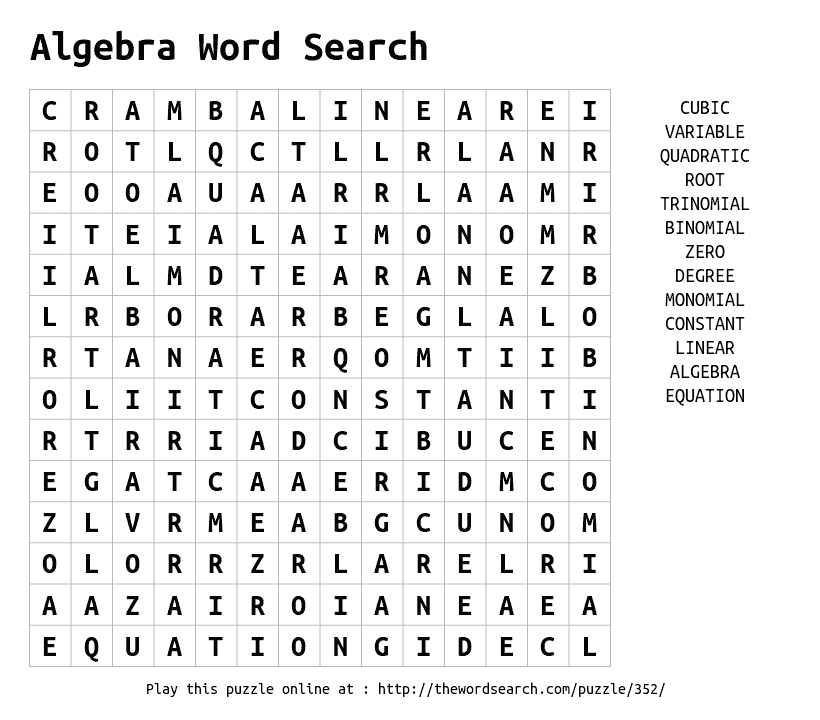
#> input picture src/cs575/hw2/Part_1/p1_search.png, 820 x 720 px, found by its file name
$ python p1_code.py   (older library calls are emulated)
#> lines starting #> are read from the running program, lines starting #| are printed output that depends on the picture; after the words box and inside, x2 and y2 are one past the last pixel; in counts of white or black regions, pixels touching at a corner belong together
import cv2
import numpy as np

# Part 1
# Write a program that uses basic morphological operations to identify and crop the grid in the image shown below.
# The result image should contain only the pixels inside the grid, including the outer border. Edit the web template
# to display your result image and the computer code that was used to generate it for this and all subsequent parts.
# You must solve part1 using Matlab and OpenCV.

path = 'Part_1/p1_search.png'
image = cv2.imread(path)
#> image is the input picture: shape (720, 820, 3); min 4, max 255, mean 237.3
cv2.imshow("Image", image)

gray = cv2.cvtColor(image, cv2.COLOR_BGR2GRAY)

binary = ~cv2.threshold(gray, 240, 255, cv2.THRESH_BINARY)[1]
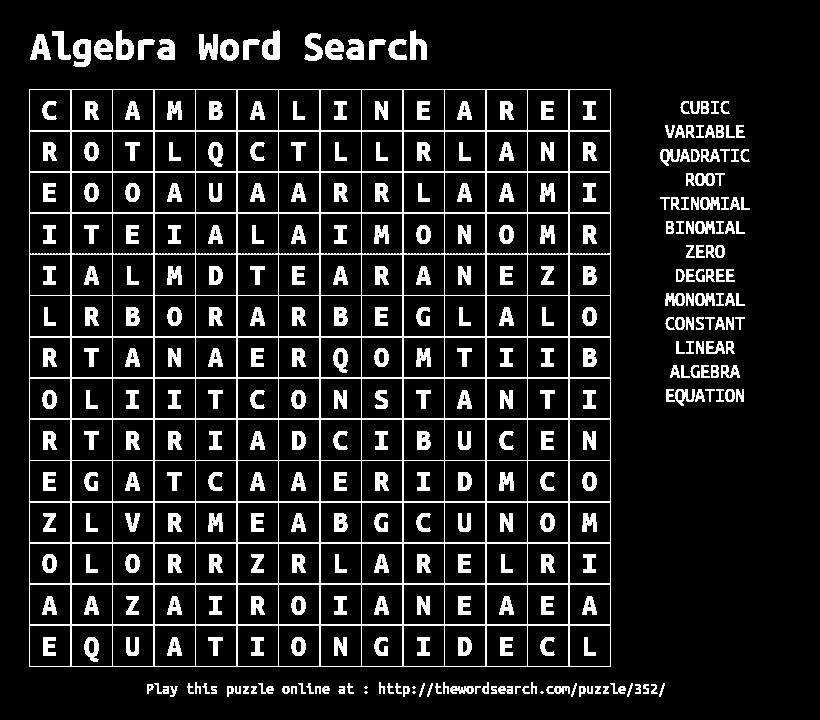
#> binary: shape (720, 820); 12.6% white; 347 white regions (5 under 20 px), largest, box (x1, y1, x2, y2) and area: (29, 89, 611, 667) 27101, (73, 39, 91, 67) 368, (262, 30, 280, 60) 362
cv2.imshow("Binary", binary)

se_v = cv2.getStructuringElement(cv2.MORPH_RECT, (1, 50))
e1 = cv2.erode(binary, se_v)
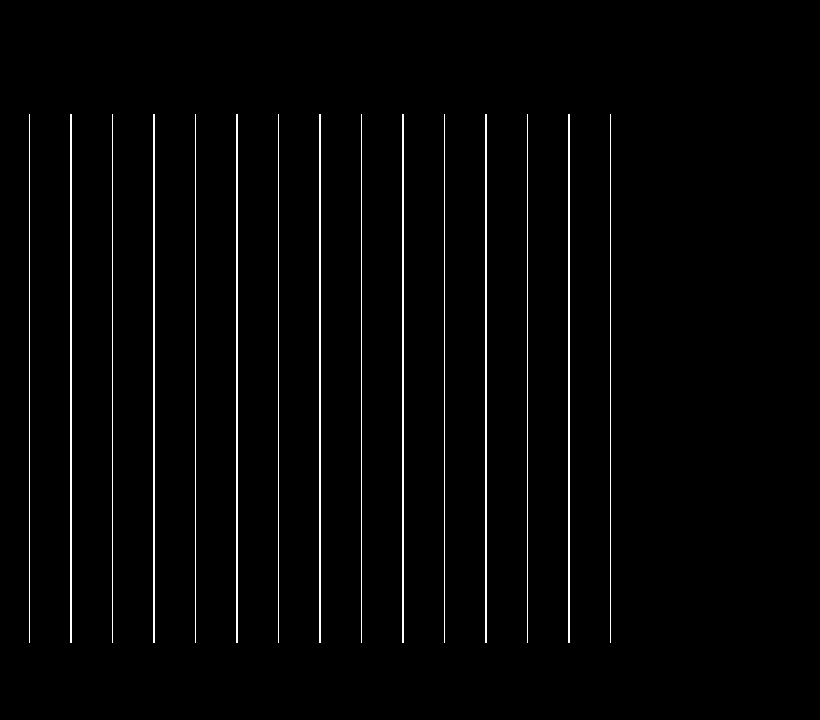
#> e1: shape (720, 820); 2% white in thin lines or dots, all inside (x1, y1, x2, y2) = (29, 114, 611, 643)
vert = cv2.dilate(e1, se_v)
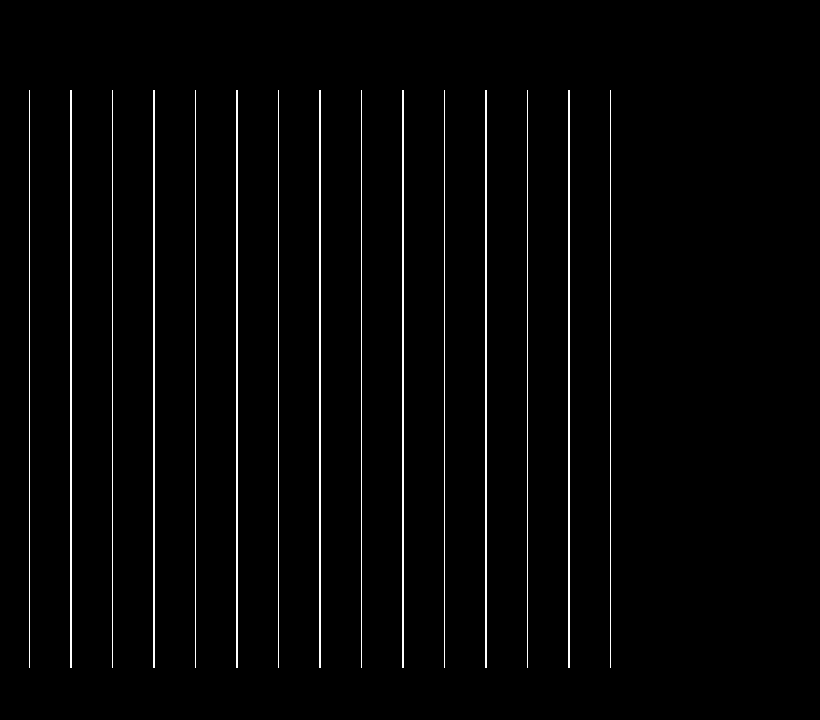
#> vert: shape (720, 820); 2.2% white in thin lines or dots, all inside (x1, y1, x2, y2) = (29, 90, 611, 668)
# cv2.imshow("Verticals", vert)

se_h = cv2.getStructuringElement(cv2.MORPH_RECT, (50, 1))
e2 = cv2.erode(binary, se_h)
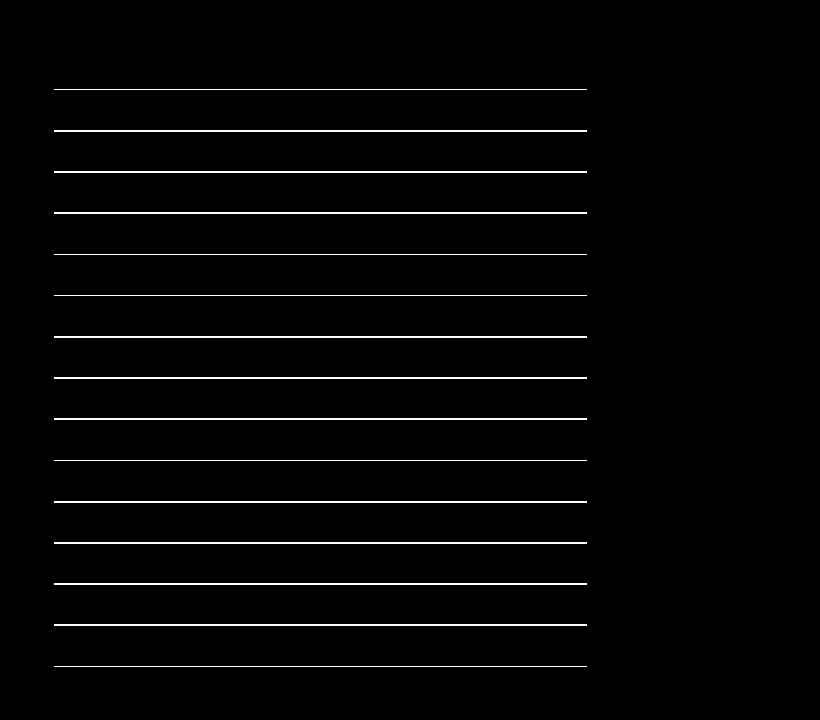
#> e2: shape (720, 820); 2.3% white in thin lines or dots, all inside (x1, y1, x2, y2) = (54, 89, 587, 667)
horz = cv2.dilate(e2, se_h)
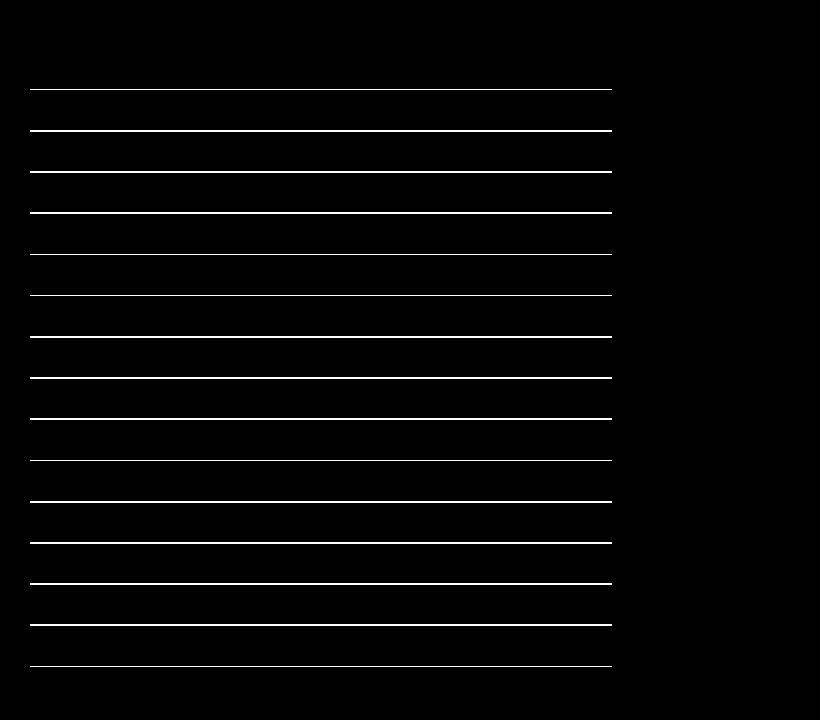
#> horz: shape (720, 820); 2.5% white in thin lines or dots, all inside (x1, y1, x2, y2) = (30, 89, 612, 667)
# cv2.imshow("Horizontal", horz)

grid = cv2.bitwise_or(vert, horz)
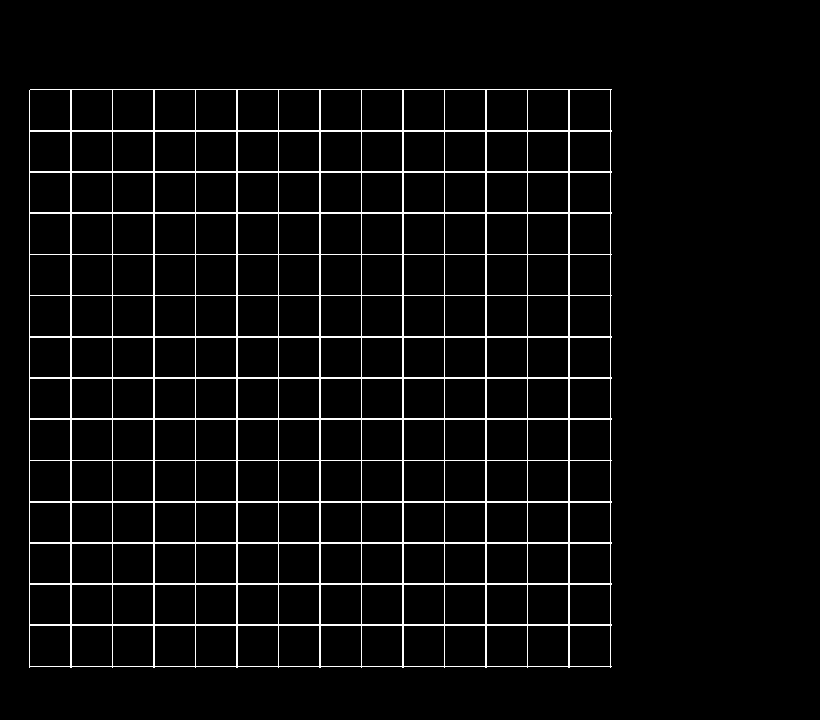
#> grid: shape (720, 820); 4.5% white in thin lines or dots, all inside (x1, y1, x2, y2) = (29, 89, 612, 668)

cv2.imshow("Grid", grid)

im2, contours, hierarchy = cv2.findContours(grid, cv2.RETR_LIST, cv2.CHAIN_APPROX_SIMPLE)
#> contours = 197 contours; largest, box (x1, y1, x2, y2) and area: (29, 89, 612, 668) 335282, (569, 625, 611, 667) 1679, (527, 625, 569, 667) 1679, (486, 625, 528, 667) 1679, (444, 625, 486, 667) 1679

area = 0
ct = None
for c in contours:
    if cv2.contourArea(c) > area:
        area = cv2.contourArea(c)
        ct = c
#> this loop made 197 passes
#> area on passes 1, 197: 1679, 335282
#> after the loop, area = 335282; ct = contour of 105 points, box (x1, y1, x2, y2) (29, 89, 612, 668), area 335282

rect = cv2.boundingRect(ct)
#> rect = (29, 89, 583, 579)

output = image[rect[1]:rect[1]+rect[3], rect[0]:rect[0]+rect[2]]
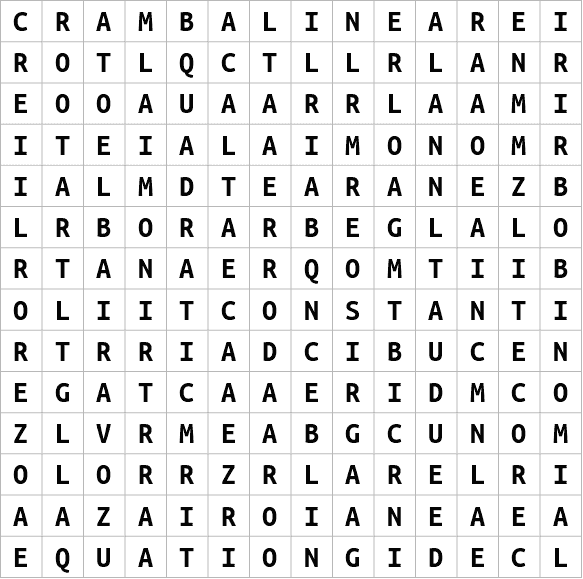
#> output: shape (579, 583, 3); min 4, max 255, mean 231.1
cv2.imwrite("p1_output.png", output)
cv2.imshow("Out", output)

cv2.waitKey(0)
cv2.destroyAllWindows()
